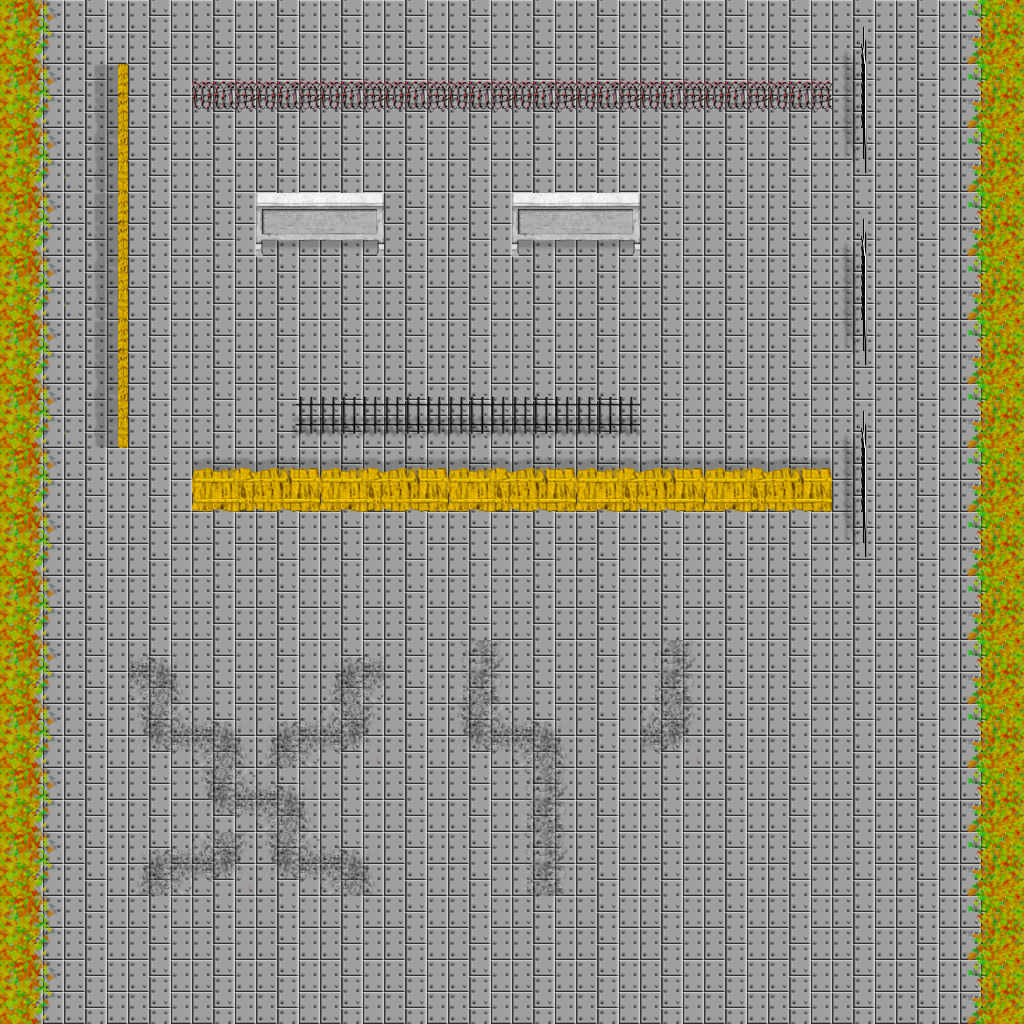

The image is a tile-based game level rendered from a .tmx file. Its description and source (layers, tilesets, objects; grid data summarised) follow:
An orthogonal 16x16 tile map with 64x64 px tiles, 3 tile layers (Layer 1, Layer 0, solid), 3 tilesets.

<map version="0.99b" orientation="orthogonal" width="16" height="16" tilewidth="64" tileheight="64">
	<properties>
		<property name="object:barrier:barrier:1" value="359,208" />
		<property name="object:choo-choo-train:choo-choo-train:1" value="-5,72" />
		<property name="object:explosive(spawn-gas):gas-tubes:1" value="475,686,150" />
		<property name="object:explosive(spawn-missiles):ammo-box:1" value="194,692,150" />
		<property name="object:explosive(spawn-mutagen):biohazard-box:1" value="310,800,150" />
		<property name="object:explosive:oil-barrels:1" value="602,784" />
		<property name="object:ricochet-bullets-item:ricochet-bullets-item:1" value="739,247" />
		<property name="spawn:1" value="554,91" />
		<property name="spawn:2" value="454,91" />
		<property name="spawn:3" value="474,952" />
	</properties>
	<tileset name="terrains" firstgid="1" tilewidth="64" tileheight="64">
		<image source="../tilesets/terrains.png" />
	</tileset>
	<tileset name="animated" firstgid="231" tilewidth="64" tileheight="64">
		<image source="../tilesets/animated.png" />
	</tileset>
	<tileset name="fences" firstgid="391" tilewidth="64" tileheight="64">
		<image source="../tilesets/fences.png" />
	</tileset>
	<layer name="Layer 1" width="16" height="16">
		<data>[256 cells, 256 non-empty, 1 distinct tile ids]</data>
	</layer>
	<layer name="Layer 0" width="16" height="16">
		<data>[256 cells, 51 non-empty, 7 distinct tile ids]</data>
	</layer>
	<layer name="solid" width="16" height="16">
		<properties>
			<property name="impassability" value="100" />
		</properties>
		<data>[256 cells, 45 non-empty, 12 distinct tile ids]</data>
	</layer>
</map>
